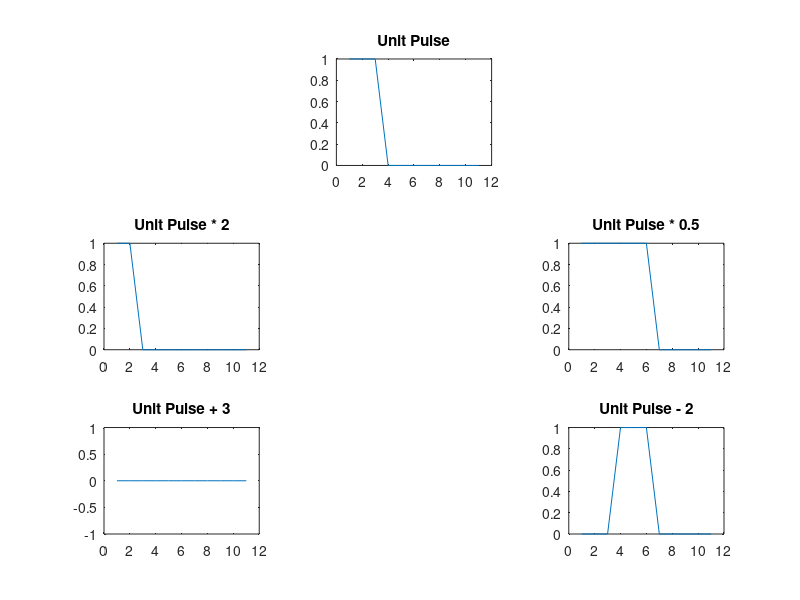

Here is the MATLAB script that generated this plot:
% Anonymous functions

pulse = @(t, T) (t>=0)-(t-T >= 0);
t = 0:1:10;
T = 3;

unit_pulse = pulse(t, T);
pulse_2 = pulse(2.*t, T);
pulse_3 = pulse(0.5.*t, T);
pulse_4 = pulse(t+3, T);
pulse_5 = pulse(t-3, T);

subplot(3,3,2)
plot(unit_pulse)
title('Unit Pulse')

subplot(3,3,4)
plot(pulse_2)
title('Unit Pulse * 2')

subplot(3,3,6)
plot(pulse_3)
title('Unit Pulse * 0.5')

subplot(3,3,7)
plot(pulse_4)
title('Unit Pulse + 3')

subplot(3,3,9)
plot(pulse_5)
title('Unit Pulse - 2')
